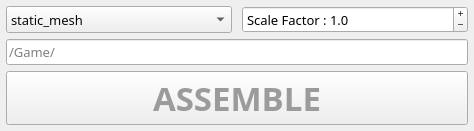
<?xml version="1.0" encoding="UTF-8"?>
<ui version="4.0">
 <class>Form</class>
 <widget class="QWidget" name="Form">
  <property name="geometry">
   <rect>
    <x>0</x>
    <y>0</y>
    <width>474</width>
    <height>130</height>
   </rect>
  </property>
  <property name="sizePolicy">
   <sizepolicy hsizetype="Fixed" vsizetype="Fixed">
    <horstretch>0</horstretch>
    <verstretch>0</verstretch>
   </sizepolicy>
  </property>
  <property name="sizeIncrement">
   <size>
    <width>111</width>
    <height>111</height>
   </size>
  </property>
  <property name="windowTitle">
   <string>Form</string>
  </property>
  <layout class="QVBoxLayout" name="verticalLayout">
   <property name="spacing">
    <number>6</number>
   </property>
   <property name="margin">
    <number>6</number>
   </property>
   <item>
    <layout class="QVBoxLayout" name="verticalLayout_4">
     <property name="spacing">
      <number>6</number>
     </property>
     <item>
      <layout class="QHBoxLayout" name="horizontalLayout">
       <property name="spacing">
        <number>10</number>
       </property>
       <item>
        <widget class="QComboBox" name="comboBox">
         <property name="sizePolicy">
          <sizepolicy hsizetype="Preferred" vsizetype="Preferred">
           <horstretch>0</horstretch>
           <verstretch>0</verstretch>
          </sizepolicy>
         </property>
         <property name="font">
          <font>
           <family>微软雅黑</family>
           <pointsize>10</pointsize>
           <weight>50</weight>
           <bold>false</bold>
          </font>
         </property>
         <property name="layoutDirection">
          <enum>Qt::LeftToRight</enum>
         </property>
         <property name="autoFillBackground">
          <bool>true</bool>
         </property>
         <property name="styleSheet">
          <string notr="true">color:rgb(10,10,10)</string>
         </property>
         <property name="editable">
          <bool>false</bool>
         </property>
         <property name="currentIndex">
          <number>0</number>
         </property>
         <property name="frame">
          <bool>true</bool>
         </property>
         <property name="modelColumn">
          <number>0</number>
         </property>
         <item>
          <property name="text">
           <string>static_mesh</string>
          </property>
         </item>
         <item>
          <property name="text">
           <string>skeletal_mesh</string>
          </property>
         </item>
         <item>
          <property name="text">
           <string>animation</string>
          </property>
         </item>
        </widget>
       </item>
       <item>
        <widget class="QDoubleSpinBox" name="doubleSpinBox">
         <property name="sizePolicy">
          <sizepolicy hsizetype="Preferred" vsizetype="Preferred">
           <horstretch>0</horstretch>
           <verstretch>0</verstretch>
          </sizepolicy>
         </property>
         <property name="font">
          <font>
           <family>微软雅黑</family>
           <pointsize>10</pointsize>
           <weight>50</weight>
           <bold>false</bold>
          </font>
         </property>
         <property name="layoutDirection">
          <enum>Qt::LeftToRight</enum>
         </property>
         <property name="styleSheet">
          <string notr="true">font-color:rgb(100,100,100);</string>
         </property>
         <property name="wrapping">
          <bool>false</bool>
         </property>
         <property name="frame">
          <bool>true</bool>
         </property>
         <property name="readOnly">
          <bool>false</bool>
         </property>
         <property name="buttonSymbols">
          <enum>QAbstractSpinBox::PlusMinus</enum>
         </property>
         <property name="specialValueText">
          <string>0</string>
         </property>
         <property name="accelerated">
          <bool>true</bool>
         </property>
         <property name="prefix">
          <string>Scale Factor : </string>
         </property>
         <property name="suffix">
          <string/>
         </property>
         <property name="decimals">
          <number>1</number>
         </property>
         <property name="maximum">
          <double>1000000000.000000000000000</double>
         </property>
         <property name="singleStep">
          <double>0.500000000000000</double>
         </property>
         <property name="value">
          <double>1.000000000000000</double>
         </property>
        </widget>
       </item>
      </layout>
     </item>
     <item>
      <widget class="QLineEdit" name="lineEdit">
       <property name="sizePolicy">
        <sizepolicy hsizetype="Expanding" vsizetype="Fixed">
         <horstretch>0</horstretch>
         <verstretch>0</verstretch>
        </sizepolicy>
       </property>
       <property name="font">
        <font>
         <family>微软雅黑</family>
         <pointsize>10</pointsize>
         <weight>50</weight>
         <bold>false</bold>
        </font>
       </property>
       <property name="layoutDirection">
        <enum>Qt::LeftToRight</enum>
       </property>
       <property name="styleSheet">
        <string notr="true"/>
       </property>
       <property name="inputMask">
        <string/>
       </property>
       <property name="text">
        <string/>
       </property>
       <property name="placeholderText">
        <string>/Game/</string>
       </property>
      </widget>
     </item>
     <item>
      <widget class="QPushButton" name="pushButton">
       <property name="enabled">
        <bool>true</bool>
       </property>
       <property name="sizePolicy">
        <sizepolicy hsizetype="Minimum" vsizetype="Expanding">
         <horstretch>0</horstretch>
         <verstretch>0</verstretch>
        </sizepolicy>
       </property>
       <property name="font">
        <font>
         <family>微软雅黑</family>
         <pointsize>25</pointsize>
         <weight>75</weight>
         <bold>true</bold>
        </font>
       </property>
       <property name="autoFillBackground">
        <bool>true</bool>
       </property>
       <property name="styleSheet">
        <string notr="true">color:rgb(155,155,155);
</string>
       </property>
       <property name="text">
        <string>ASSEMBLE</string>
       </property>
      </widget>
     </item>
    </layout>
   </item>
  </layout>
 </widget>
 <resources/>
 <connections/>
</ui>
